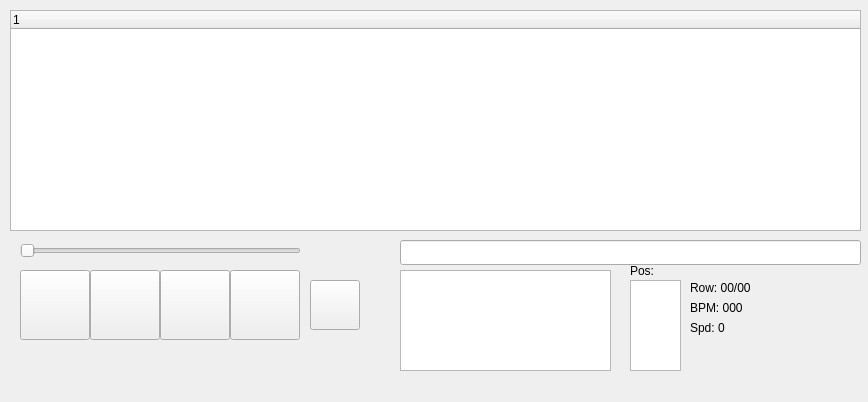
<?xml version="1.0" encoding="UTF-8"?>
<ui version="4.0">
 <class>MainWindow</class>
 <widget class="QMainWindow" name="MainWindow">
  <property name="geometry">
   <rect>
    <x>0</x>
    <y>0</y>
    <width>868</width>
    <height>402</height>
   </rect>
  </property>
  <property name="windowTitle">
   <string>QtModPlayer</string>
  </property>
  <property name="windowIcon">
   <iconset resource="icons.qrc">
    <normaloff>:/icon/modplayericon.png</normaloff>:/icon/modplayericon.png</iconset>
  </property>
  <widget class="QWidget" name="centralWidget">
   <widget class="QPushButton" name="playPauseButton">
    <property name="geometry">
     <rect>
      <x>90</x>
      <y>270</y>
      <width>70</width>
      <height>70</height>
     </rect>
    </property>
    <property name="text">
     <string/>
    </property>
    <property name="icon">
     <iconset resource="icons.qrc">
      <normaloff>:/icon/play-button.png</normaloff>:/icon/play-button.png</iconset>
    </property>
    <property name="iconSize">
     <size>
      <width>32</width>
      <height>32</height>
     </size>
    </property>
   </widget>
   <widget class="QPushButton" name="stopButton">
    <property name="geometry">
     <rect>
      <x>160</x>
      <y>270</y>
      <width>70</width>
      <height>70</height>
     </rect>
    </property>
    <property name="text">
     <string/>
    </property>
    <property name="icon">
     <iconset resource="icons.qrc">
      <normaloff>:/icon/stop.png</normaloff>:/icon/stop.png</iconset>
    </property>
    <property name="iconSize">
     <size>
      <width>32</width>
      <height>32</height>
     </size>
    </property>
   </widget>
   <widget class="QSlider" name="progessSlider">
    <property name="geometry">
     <rect>
      <x>20</x>
      <y>240</y>
      <width>281</width>
      <height>21</height>
     </rect>
    </property>
    <property name="orientation">
     <enum>Qt::Horizontal</enum>
    </property>
   </widget>
   <widget class="QListWidget" name="posList">
    <property name="geometry">
     <rect>
      <x>630</x>
      <y>280</y>
      <width>51</width>
      <height>91</height>
     </rect>
    </property>
   </widget>
   <widget class="QLabel" name="label">
    <property name="geometry">
     <rect>
      <x>630</x>
      <y>260</y>
      <width>34</width>
      <height>22</height>
     </rect>
    </property>
    <property name="text">
     <string>Pos:</string>
    </property>
   </widget>
   <widget class="QTreeWidget" name="treeWidget">
    <property name="geometry">
     <rect>
      <x>10</x>
      <y>10</y>
      <width>851</width>
      <height>221</height>
     </rect>
    </property>
    <property name="iconSize">
     <size>
      <width>32</width>
      <height>32</height>
     </size>
    </property>
    <column>
     <property name="text">
      <string notr="true">1</string>
     </property>
    </column>
   </widget>
   <widget class="QLabel" name="bpmLabel">
    <property name="geometry">
     <rect>
      <x>690</x>
      <y>300</y>
      <width>71</width>
      <height>16</height>
     </rect>
    </property>
    <property name="text">
     <string>BPM: 000</string>
    </property>
   </widget>
   <widget class="QLabel" name="speedLabel">
    <property name="geometry">
     <rect>
      <x>690</x>
      <y>320</y>
      <width>71</width>
      <height>16</height>
     </rect>
    </property>
    <property name="text">
     <string>Spd: 0</string>
    </property>
   </widget>
   <widget class="QLabel" name="rowInfoLabel">
    <property name="geometry">
     <rect>
      <x>690</x>
      <y>280</y>
      <width>81</width>
      <height>16</height>
     </rect>
    </property>
    <property name="text">
     <string>Row: 00/00</string>
    </property>
    <property name="alignment">
     <set>Qt::AlignLeading|Qt::AlignLeft|Qt::AlignVCenter</set>
    </property>
   </widget>
   <widget class="QPushButton" name="nextButton">
    <property name="geometry">
     <rect>
      <x>230</x>
      <y>270</y>
      <width>70</width>
      <height>70</height>
     </rect>
    </property>
    <property name="text">
     <string/>
    </property>
    <property name="icon">
     <iconset resource="icons.qrc">
      <normaloff>:/icon/next.png</normaloff>:/icon/next.png</iconset>
    </property>
    <property name="iconSize">
     <size>
      <width>32</width>
      <height>32</height>
     </size>
    </property>
   </widget>
   <widget class="QPushButton" name="prevButton">
    <property name="geometry">
     <rect>
      <x>20</x>
      <y>270</y>
      <width>70</width>
      <height>70</height>
     </rect>
    </property>
    <property name="text">
     <string/>
    </property>
    <property name="icon">
     <iconset resource="icons.qrc">
      <normaloff>:/icon/back.png</normaloff>:/icon/back.png</iconset>
    </property>
    <property name="iconSize">
     <size>
      <width>32</width>
      <height>32</height>
     </size>
    </property>
   </widget>
   <widget class="QPushButton" name="loopButton">
    <property name="geometry">
     <rect>
      <x>310</x>
      <y>280</y>
      <width>50</width>
      <height>50</height>
     </rect>
    </property>
    <property name="text">
     <string/>
    </property>
    <property name="icon">
     <iconset resource="icons.qrc">
      <normaloff>:/icon/replay.png</normaloff>:/icon/replay.png</iconset>
    </property>
    <property name="iconSize">
     <size>
      <width>32</width>
      <height>32</height>
     </size>
    </property>
    <property name="checkable">
     <bool>true</bool>
    </property>
   </widget>
   <widget class="QPlainTextEdit" name="typeEdit">
    <property name="geometry">
     <rect>
      <x>400</x>
      <y>270</y>
      <width>211</width>
      <height>101</height>
     </rect>
    </property>
    <property name="readOnly">
     <bool>true</bool>
    </property>
   </widget>
   <widget class="QLineEdit" name="titleEdit">
    <property name="geometry">
     <rect>
      <x>400</x>
      <y>240</y>
      <width>461</width>
      <height>25</height>
     </rect>
    </property>
    <property name="readOnly">
     <bool>true</bool>
    </property>
   </widget>
  </widget>
  <widget class="QMenuBar" name="menuBar">
   <property name="geometry">
    <rect>
     <x>0</x>
     <y>0</y>
     <width>868</width>
     <height>22</height>
    </rect>
   </property>
  </widget>
 </widget>
 <layoutdefault spacing="6" margin="11"/>
 <resources>
  <include location="icons.qrc"/>
 </resources>
 <connections/>
</ui>
